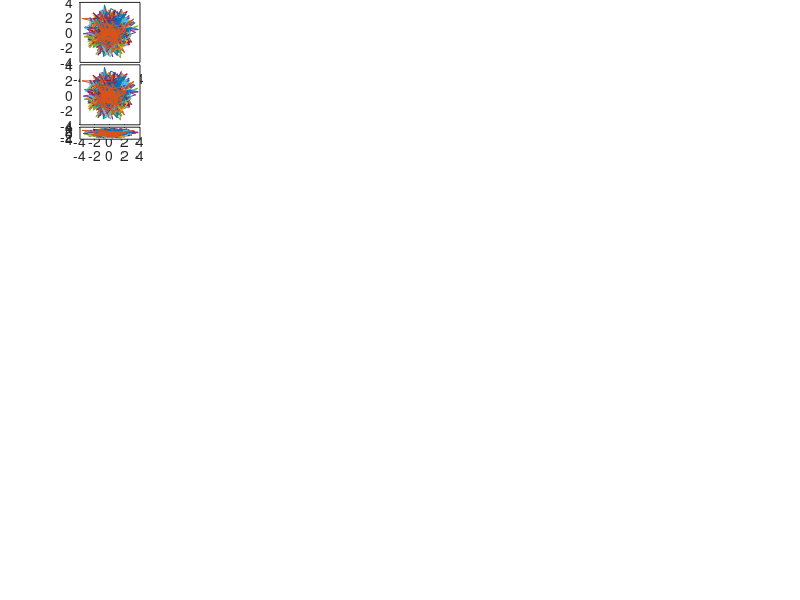

MATLAB code to generate this figure:
% subplots with different heights
plot_row = 2; 
plot_col = 10;
width = 0.075; 
heights = [0.1 0.1 0.02];

close all;
figure;
x = randn(100); 
y = randn(100);
ii = 1; 
ax1 = subplot(3, 2, 1); plot(ax1, x, y); 
% calculate the heights
xgap = 0.004; ygap = 0.004; 
left_margin = 0.1; 
bottom_margin = 0.1; 
x_pos = left_margin; 
y_pos = 1 - heights(1) - ygap; 
set(ax1, 'Position', [x_pos y_pos width heights(1)]);

% 2nd and 3rd plot
ax2 = subplot(3, 2, 3); plot(ax2, x, y); 
set(ax2, 'Position', [x_pos y_pos-heights(2)-ygap width heights(2)]);


ax3 = subplot(3, 2, 5); plot(ax3, x, y); 
set(ax3, 'Position', [x_pos y_pos-heights(2)-heights(3)-ygap*2 width heights(3)]);